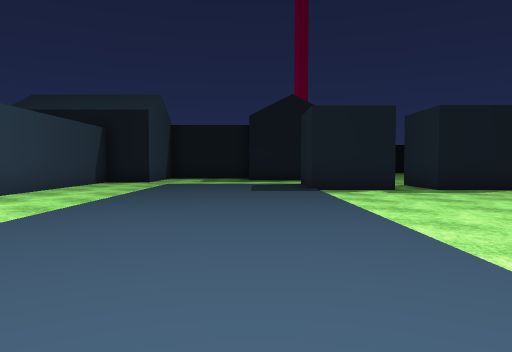
view 1 (above)

13 first-person views from a walk through a scene from a Unity 3-D project. The camera is 1.2 m above the floor, tilts 2° down and sees 70° across. The floor is counted in squares, 2 m on a side. Each view is taken from the middle of a square. On the plan, view 1 faces up. The plan holds only what a view shows up to about 10 squares ahead; the rest is blank. The place goes on beyond the plan. The player character is not drawn. Some animated figures are left out. Some surface patterns are stand-ins.

view 2
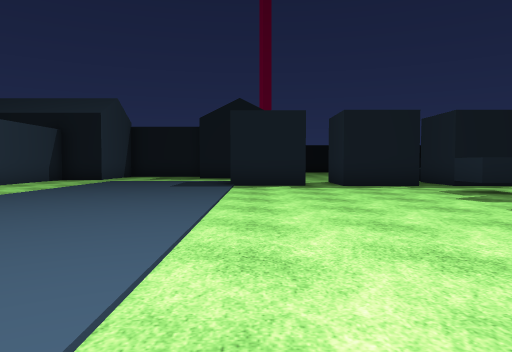

view 3
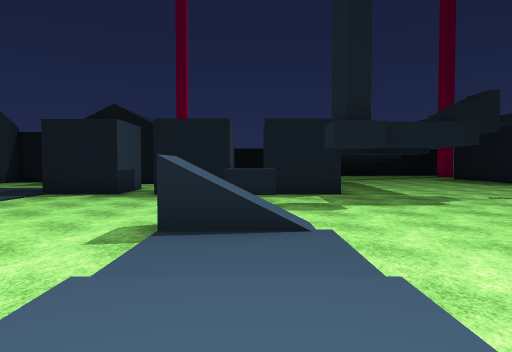

view 4
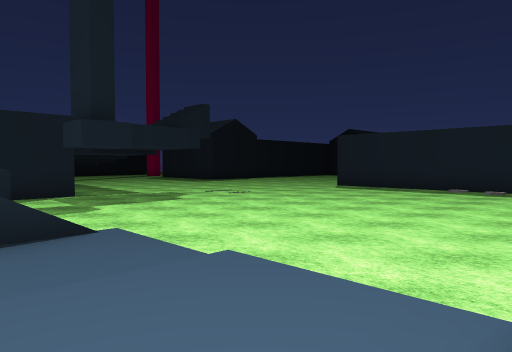

view 5
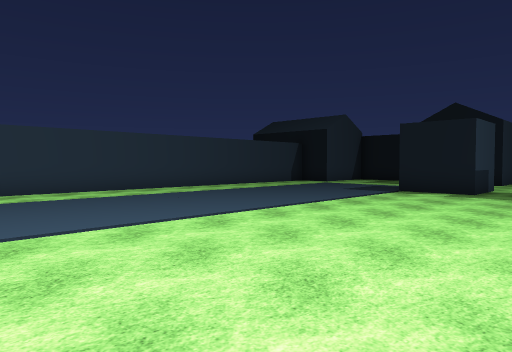

view 6
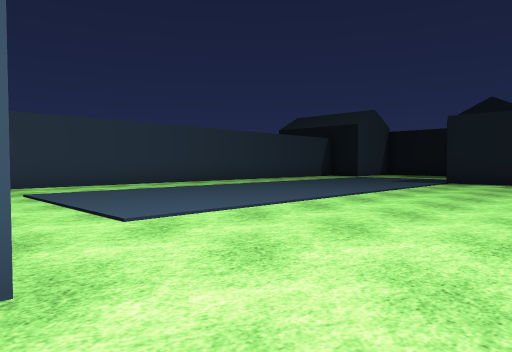

view 7
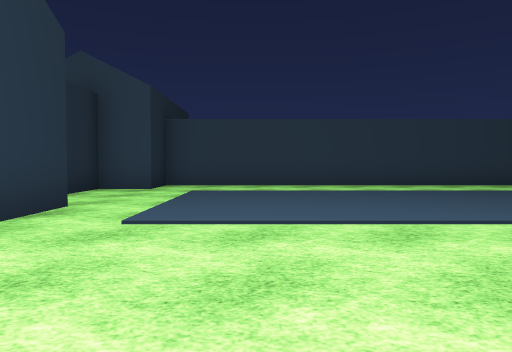

view 8
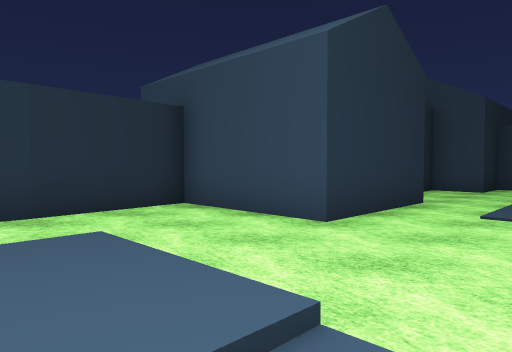

view 9
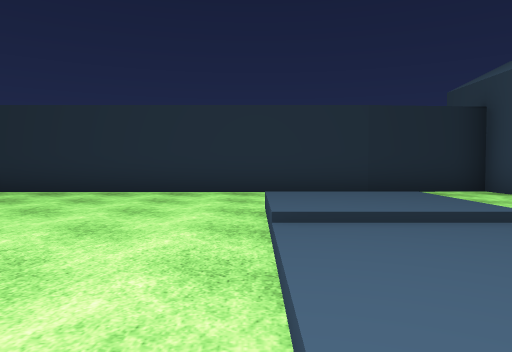

view 10
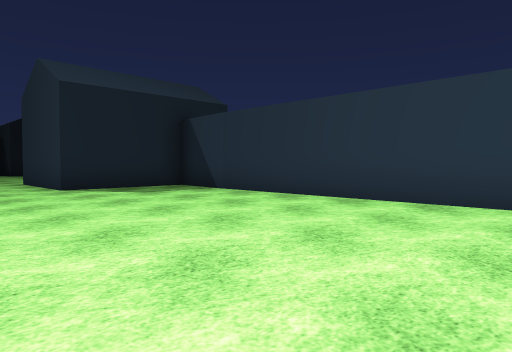

view 11
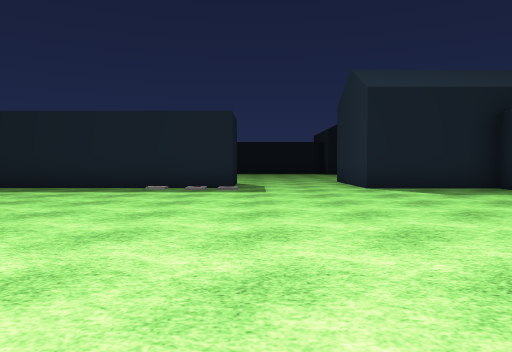

view 12
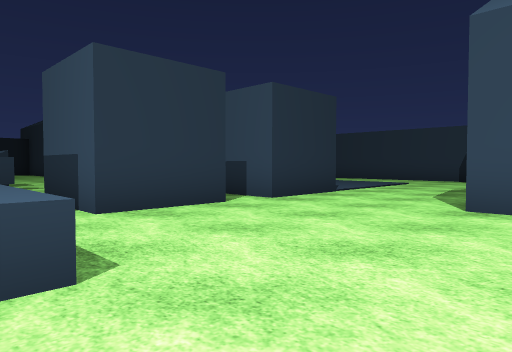

view 13
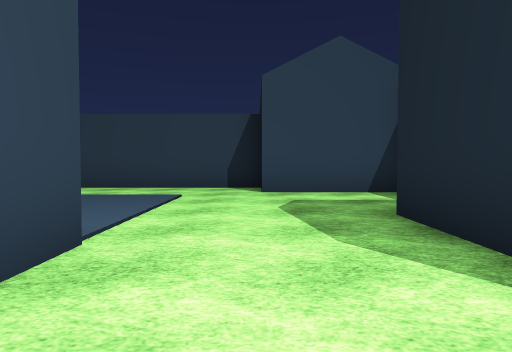

### Floor plan
Key: @ floor where view 1 was taken; # wall or solid block; . main floor; : floor 0.5 m higher than the main floor; / step, stairs or slope; = window, fence, low wall or low ledge; ^ raised ledge; H house; O other object.
Columns run from 5 left of view 1 to 21 right of it. Each row starts with its distance up from view 1.
 15  H        ....
 14  H...HHHH.....
 13  H...........^
 12 #H...........^
 11 #............
 10 #......OO.OO
  9 #......OO.OO.OO....
  8 #.................O
  7 #...........^......
  6 #...........^......   .#
  5 #................... ..#
  4 #.......... =..........#
  3 #..........///.........#
  2 #.........././.........#
  1 #..........///.........##
  0 #....@.....///...........
 -1 #..........///...........
 -2 #........../:/.............
 -3  H...HHHH..///.........HHHH
 -4  H##   HH... ..........HH
 -5        HH... ..........HH
 -6        H###############HH
 -7        HH               H

Where each view was taken, in squares from view 1:
view 1: 0 up, 0 right, facing up
view 2: 1 down, 2 right, facing up
view 3: 1 down, 7 right, facing up
view 4: 1 down, 6 right, facing up-right
view 5: 2 down, 6 right, facing up-left
view 6: 3 down, 5 right, facing up-left
view 7: 0 up, 5 right, facing left
view 8: 0 up, 7 right, facing down-left
view 9: 2 up, 8 right, facing down
view 10: 0 up, 9 right, facing down-right
view 11: 0 up, 9 right, facing right
view 12: 15 up, 8 right, facing down-left
view 13: 12 up, 4 right, facing left
